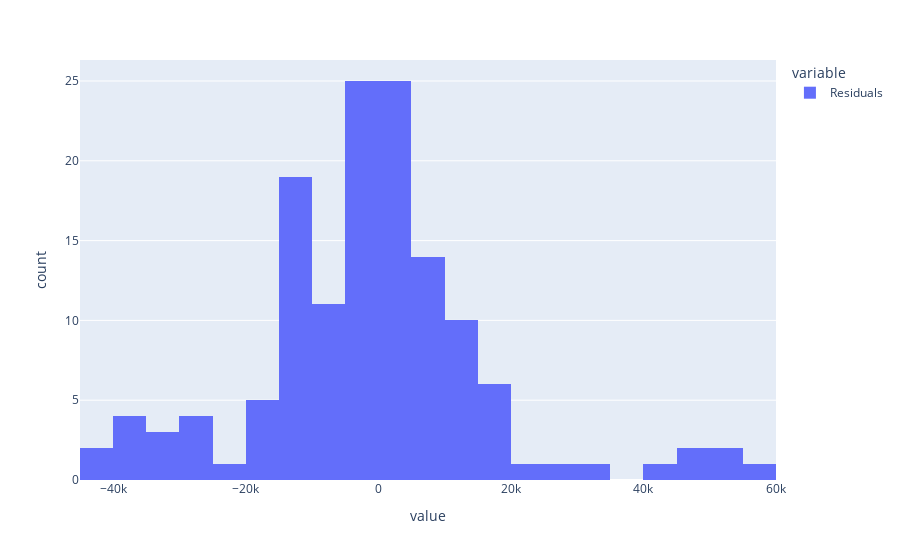

Notebook code for this chart:
### Markdown cell above
### Step 2: Plot Residuls

### Code cell
ProphetNewsvendor.plot_residuals(tsprophet_fit[2])

### Figure 1 — Plotly figure (JSON) as saved in the notebook; plotly's stock layout.template omitted (floating-point values rounded to 4 significant figures; data arrays with more than 128 entries replaced by an {"elided": "..."} marker saying what was removed)
{"data": [{"alignmentgroup": "True", "bingroup": "x", "hovertemplate": "variable=Residuals<br>value=%{x}<br>count=%{y}<extra></extra>", "legendgroup": "Residuals", "marker": {"color": "#636efa", "pattern": {"shape": ""}}, "name": "Residuals", "offsetgroup": "Residuals", "orientation": "v", "showlegend": true, "type": "histogram", "x": {"elided": "138 float values"}, "xaxis": "x", "yaxis": "y"}], "layout": {"barmode": "relative", "legend": {"title": {"text": "variable"}, "tracegroupgap": 0}, "margin": {"t": 60}, "xaxis": {"anchor": "y", "domain": [0, 1], "title": {"text": "value"}}, "yaxis": {"anchor": "x", "domain": [0, 1], "title": {"text": "count"}}}}
